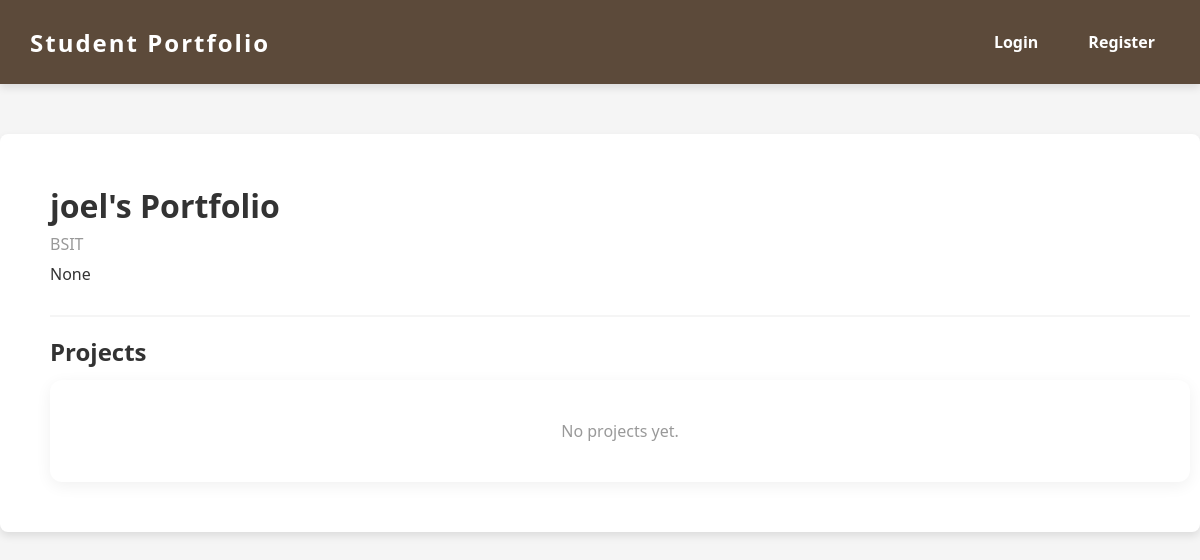
The app's page /portfolio/joel, older data.
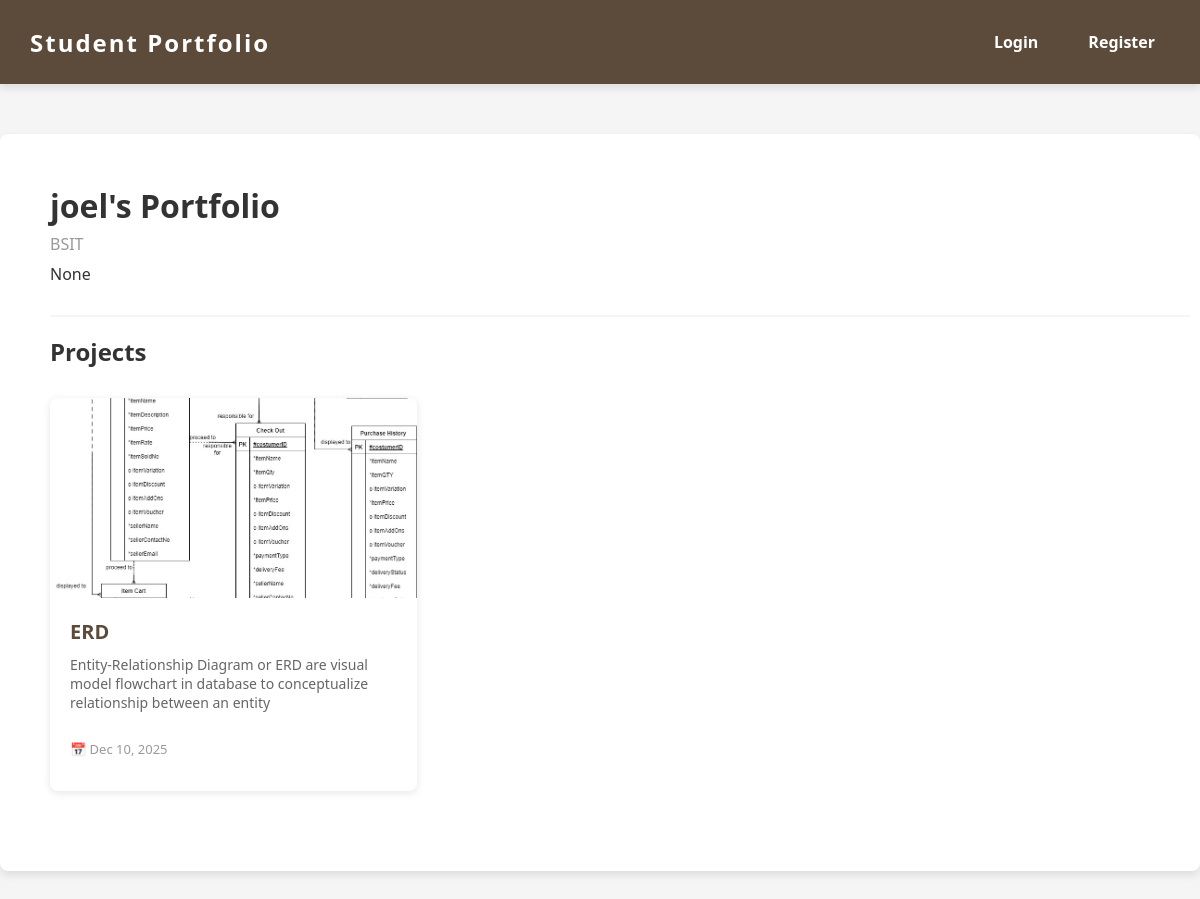
The same page, newer data.
### app.py (models this page shows)
class User(db.Model, UserMixin):
    id = db.Column(db.Integer, primary_key=True)
    username = db.Column(db.String(150), nullable=False, unique=True)
    email = db.Column(db.String(150), unique=True, nullable=False)
    password = db.Column(db.String(200), nullable=False)
    course = db.Column(db.String(100))
    bio = db.Column(db.Text)
    is_admin = db.Column(db.Boolean, default=False)

class Project(db.Model):
    id = db.Column(db.Integer, primary_key=True)
    title = db.Column(db.String(150), nullable=False)
    description = db.Column(db.Text)
    image_file = db.Column(db.String(255))
    date_posted = db.Column(db.DateTime, default=datetime.utcnow)
    user_id = db.Column(db.Integer, db.ForeignKey('user.id'))

### app.py (the view)
@app.route('/portfolio/<username>')
def public_portfolio(username):
    user = User.query.filter_by(username=username).first()
    if not user:
        flash('User not found.', 'danger')
        return redirect(url_for('home'))
    projects = Project.query.filter_by(user_id=user.id).all()
    return render_template('public_portfolio.html', user=user, projects=projects)

### templates/public_portfolio.html (shortened to what this page needs)
{% extends "layout.html" %}
{% block content %}
<div class="container">
  <div class="profile-header" style="margin-bottom:18px;">
    <div>
      <h1 style="margin:0 0 6px 0;">{{ user.username }}'s Portfolio</h1>
      <p class="text-muted" style="margin:0;">{{ user.course or 'Student' }}</p>
      {% if user.bio %}
      <p style="max-width:640px; margin:8px 0 0 0; color:var(--dark-text);">{{ user.bio }}</p>
      {% endif %}
    </div>
  </div>
  <h3 style="margin-bottom:12px;">Projects</h3>
  {% if projects %}
  <div class="projects-grid">
    {% for p in projects %}
    <article class="project-card">
      <div class="project-card-image">
        {% if p.image_file %}
        <img src="{{ url_for('static', filename='uploads/' + p.image_file) }}" alt="{{ p.title }}" style="width:100%; height:100%; object-fit:cover;" />
        {% else %}
        <div class="no-image">No Image</div>
        {% endif %}
      </div>
      <div class="project-card-content">
        <h4 class="project-card-title">{{ p.title }}</h4>
        <p class="project-card-description">{{ p.description[:140] }}{% if p.description|length > 140 %}...{% endif %}</p>
        <p class="text-muted small">📅 {{ p.date_posted.strftime('%b %d, %Y') }}</p>
      </div>
    </article>
    {% endfor %}
  </div>
  {% else %}
  <div class="card text-center">
    <p class="text-muted">No projects yet.</p>
  </div>
  {% endif %}
</div>
{% endblock %}

### templates/layout.html (shortened to what this page needs)
<!DOCTYPE html>
<html lang="en">
  <head>
    <link
      rel="stylesheet"
      href="{{ url_for('static', filename='site.css') }}"
    />
  </head>
  <body>
    <header class="navbar">
      <div class="navbar-container">
        <a href="{{ url_for('home') }}" class="navbar-logo"
          >Student Portfolio</a
        >
        <nav>
          <ul class="navbar-menu">
            {% if current_user.is_authenticated %} {% if current_user.is_admin
            %}
            <li><a href="{{ url_for('admin_dashboard') }}">Admin</a></li>
            {% endif %}
            <li><a href="{{ url_for('dashboard') }}">Dashboard</a></li>
            <li><a href="{{ url_for('profile') }}">Profile</a></li>
            <li><a href="{{ url_for('projects') }}">Projects</a></li>
            <li><a href="{{ url_for('logout') }}">Logout</a></li>
            {% else %}
            <li><a href="{{ url_for('login') }}">Login</a></li>
            <li><a href="{{ url_for('register') }}">Register</a></li>
            {% endif %}
          </ul>
        </nav>
      </div>
    </header>
    <div class="content">{% block content %}{% endblock %}</div>
  </body>
</html>

### static/site.css (style rules this page uses)
:root { --primary-color: #5c4a3a; --accent-color: #e4b169; --accent-dark: #d78f44; --danger-color: #dc3545; --success-color: #28a745; --info-color: #0c5460; --light-bg: #f5f5f5; --white: #ffffff; --dark-text: #333333; --spacing-unit: 8px; --transition: 0.3s ease; }
body { font-family: "Segoe UI", Tahoma, Arial, sans-serif; background-color: var(--light-bg); margin: 0; padding: 0; color: var(--dark-text); }
a { text-decoration: none; color: inherit; }
h1, h2, h3, h4, h5, h6 { color: var(--dark-text); margin-top: 0; font-weight: 600; }
h1 { font-size: 32px; margin-bottom: 20px; }
h3 { font-size: 24px; margin-bottom: 12px; }
h4 { font-size: 20px; margin-bottom: 10px; }
.container { width: 100%; margin: 0 auto; padding: 20px; }
.navbar { background-color: var(--primary-color); position: sticky; top: 0; width: 100%; z-index: 1000; box-shadow: 0 4px 8px rgba(0, 0, 0, 0.1); }
.navbar-container { display: flex; justify-content: space-between; align-items: center; padding: 15px 30px; }
.navbar-logo { font-size: 24px; font-weight: 700; color: var(--white); letter-spacing: 2px; }
.navbar-menu { list-style-type: none; display: flex; gap: 20px; }
.navbar-menu li a { color: var(--white); font-size: 16px; font-weight: 600; padding: 10px 15px; border-radius: 4px; transition: background-color var(--transition); }
.content { max-width: 1200px; margin: 50px auto; padding: 30px; background-color: var(--white); border-radius: 8px; box-shadow: 0 4px 8px rgba(0, 0, 0, 0.1); }
.projects-grid { display: grid; grid-template-columns: repeat(auto-fill, minmax(300px, 1fr)); gap: 20px; margin: 30px 0; }
.project-card { background: var(--white); border-radius: 8px; overflow: hidden; box-shadow: 0 2px 8px rgba(0, 0, 0, 0.1); transition: transform var(--transition), box-shadow var(--transition); display: flex; flex-direction: column; }
.project-card-image { width: 100%; height: 200px; background-color: var(--light-bg); object-fit: cover; }
.project-card-content { padding: 20px; flex: 1; display: flex; flex-direction: column; }
.project-card-title { font-size: 20px; font-weight: 700; margin: 0 0 10px 0; color: var(--primary-color); }
.project-card-description { font-size: 14px; color: #666; margin: 0 0 15px 0; flex: 1; }
.profile-header { display: flex; align-items: center; gap: 30px; margin-bottom: 40px; padding-bottom: 30px; border-bottom: 2px solid var(--light-bg); }
.text-muted { color: #999; }
.small { font-size: 13px; }

Row changes from the older to the newer data that the page shows:
added Project: image_file (picture), title "ERD", description "Entity-Relationship Diagram or ERD are visual model flowchart in database to conceptualize relationship between an entity", date_posted "Dec 10, 2025"
Text that changed along with them:
text no longer shown: "No projects yet."
